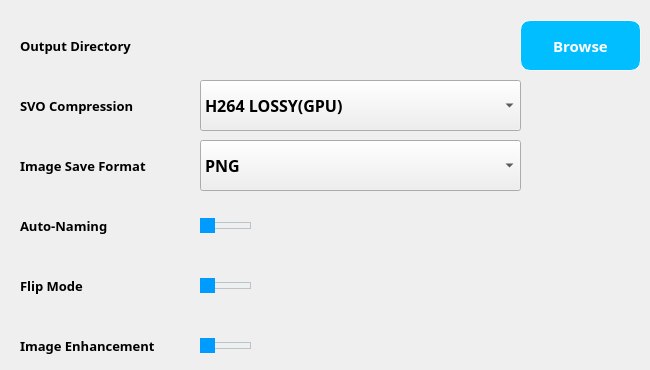
       <widget class="QWidget" name="page">
        <widget class="QLabel" name="Output">
         <property name="geometry">
          <rect>
           <x>20</x>
           <y>30</y>
           <width>151</width>
           <height>31</height>
          </rect>
         </property>
         <property name="font">
          <font>
           <family>.PingFang SC</family>
           <pointsize>10</pointsize>
           <weight>75</weight>
           <bold>true</bold>
          </font>
         </property>
         <property name="styleSheet">
          <string notr="true">QLabel {
    font-weight: bold; 
}
</string>
         </property>
         <property name="text">
          <string>Output Directory</string>
         </property>
        </widget>
        <widget class="QLabel" name="label_5">
         <property name="geometry">
          <rect>
           <x>20</x>
           <y>270</y>
           <width>151</width>
           <height>31</height>
          </rect>
         </property>
         <property name="font">
          <font>
           <family>.PingFang SC</family>
           <pointsize>10</pointsize>
           <weight>75</weight>
           <bold>true</bold>
          </font>
         </property>
         <property name="styleSheet">
          <string notr="true">QLabel {
    font-weight: bold; 
}
</string>
         </property>
         <property name="text">
          <string>Flip Mode</string>
         </property>
        </widget>
        <widget class="QLabel" name="Auto">
         <property name="geometry">
          <rect>
           <x>20</x>
           <y>210</y>
           <width>151</width>
           <height>31</height>
          </rect>
         </property>
         <property name="font">
          <font>
           <family>.PingFang SC</family>
           <pointsize>10</pointsize>
           <weight>75</weight>
           <bold>true</bold>
          </font>
         </property>
         <property name="styleSheet">
          <string notr="true">QLabel {
    font-weight: bold; 
}
</string>
         </property>
         <property name="text">
          <string>Auto-Naming</string>
         </property>
        </widget>
        <widget class="QLabel" name="SVO">
         <property name="geometry">
          <rect>
           <x>20</x>
           <y>90</y>
           <width>151</width>
           <height>31</height>
          </rect>
         </property>
         <property name="font">
          <font>
           <family>.PingFang SC</family>
           <pointsize>10</pointsize>
           <weight>75</weight>
           <bold>true</bold>
          </font>
         </property>
         <property name="styleSheet">
          <string notr="true">QLabel {
    font-weight: bold; 
}
</string>
         </property>
         <property name="text">
          <string>SVO Compression</string>
         </property>
        </widget>
        <widget class="QLabel" name="Image">
         <property name="geometry">
          <rect>
           <x>20</x>
           <y>150</y>
           <width>161</width>
           <height>31</height>
          </rect>
         </property>
         <property name="font">
          <font>
           <family>.PingFang SC</family>
           <pointsize>10</pointsize>
           <weight>75</weight>
           <bold>true</bold>
          </font>
         </property>
         <property name="styleSheet">
          <string notr="true">QLabel {
    font-weight: bold; 
}
</string>
         </property>
         <property name="text">
          <string>Image Save Format</string>
         </property>
        </widget>
        <widget class="QPushButton" name="pushButton_5">
         <property name="geometry">
          <rect>
           <x>520</x>
           <y>20</y>
           <width>121</width>
           <height>51</height>
          </rect>
         </property>
         <property name="font">
          <font>
           <family>.PingFang SC</family>
           <pointsize>11</pointsize>
           <weight>75</weight>
           <bold>true</bold>
          </font>
         </property>
         <property name="layoutDirection">
          <enum>Qt::LeftToRight</enum>
         </property>
         <property name="styleSheet">
          <string notr="true">QPushButton {
    background-color: rgb(0, 190, 255); 
    color: white; 
    border: 1px solid white; 
    padding: 5px 10px; 
    border-radius: 10px; 
}
</string>
         </property>
         <property name="text">
          <string>Browse</string>
         </property>
        </widget>
        <widget class="QComboBox" name="comboBox">
         <property name="geometry">
          <rect>
           <x>200</x>
           <y>80</y>
           <width>321</width>
           <height>51</height>
          </rect>
         </property>
         <property name="font">
          <font>
           <family>.PingFang SC</family>
           <pointsize>12</pointsize>
           <weight>75</weight>
           <bold>true</bold>
          </font>
         </property>
         <property name="styleSheet">
          <string notr="true">QComboBox {
    font-weight: bold; 
}
</string>
         </property>
         <property name="currentText">
          <string>H264 LOSSY(GPU)</string>
         </property>
         <item>
          <property name="text">
           <string>H264 LOSSY(GPU)</string>
          </property>
         </item>
         <item>
          <property name="text">
           <string>H265</string>
          </property>
         </item>
        </widget>
        <widget class="QLabel" name="label_4">
         <property name="geometry">
          <rect>
           <x>20</x>
           <y>330</y>
           <width>151</width>
           <height>31</height>
          </rect>
         </property>
         <property name="font">
          <font>
           <family>.PingFang SC</family>
           <pointsize>10</pointsize>
           <weight>75</weight>
           <bold>true</bold>
          </font>
         </property>
         <property name="styleSheet">
          <string notr="true">QLabel {
    font-weight: bold; 
}
</string>
         </property>
         <property name="text">
          <string>Image Enhancement</string>
         </property>
        </widget>
        <widget class="QComboBox" name="comboBox_2">
         <property name="geometry">
          <rect>
           <x>200</x>
           <y>140</y>
           <width>321</width>
           <height>51</height>
          </rect>
         </property>
         <property name="font">
          <font>
           <family>.PingFang SC</family>
           <pointsize>12</pointsize>
           <weight>75</weight>
           <bold>true</bold>
          </font>
         </property>
         <property name="styleSheet">
          <string notr="true">QComboBox {
    font-weight: bold; 
}
</string>
         </property>
         <property name="currentText">
          <string>PNG</string>
         </property>
         <item>
          <property name="text">
           <string>PNG</string>
          </property>
         </item>
        </widget>
        <widget class="QSlider" name="horizontalSlider">
         <property name="geometry">
          <rect>
           <x>200</x>
           <y>210</y>
           <width>51</width>
           <height>31</height>
          </rect>
         </property>
         <property name="styleSheet">
          <string notr="true">QSlider::handle:horizontal {
    width: 50px; 
    background-color: rgb(0, 155, 255); 
    border-radius: 25px; 
     border-radius: 10px;
}
    

QSlider::add-page:horizontal, QSlider::sub-page:horizontal {
    background: #ecf0f1; 
    border: 1px solid #bdc3c7; 
    border-radius: 4px; 
}


</string>
         </property>
         <property name="maximum">
          <number>1</number>
         </property>
         <property name="orientation">
          <enum>Qt::Horizontal</enum>
         </property>
         <property name="tickInterval">
          <number>1</number>
         </property>
        </widget>
        <widget class="QSlider" name="horizontalSlider_2">
         <property name="geometry">
          <rect>
           <x>200</x>
           <y>270</y>
           <width>51</width>
           <height>31</height>
          </rect>
         </property>
         <property name="styleSheet">
          <string notr="true">QSlider::handle:horizontal {
    width: 50px; 
    background-color: rgb(0, 155, 255); 
    border-radius: 25px; 
}
    

QSlider::add-page:horizontal, QSlider::sub-page:horizontal {
    background: #ecf0f1; 
    border: 1px solid #bdc3c7; 
    border-radius: 4px; 
}


</string>
         </property>
         <property name="maximum">
          <number>1</number>
         </property>
         <property name="orientation">
          <enum>Qt::Horizontal</enum>
         </property>
         <property name="tickInterval">
          <number>1</number>
         </property>
        </widget>
        <widget class="QSlider" name="horizontalSlider_3">
         <property name="geometry">
          <rect>
           <x>200</x>
           <y>330</y>
           <width>51</width>
           <height>31</height>
          </rect>
         </property>
         <property name="styleSheet">
          <string notr="true">QSlider::handle:horizontal {
    width: 50px; 
    background-color: rgb(0, 155, 255); 
    border-radius: 25px; 
}

QSlider::add-page:horizontal, QSlider::sub-page:horizontal {
    background: #ecf0f1; 
    border: 1px solid #bdc3c7; 
    border-radius: 4px; 
}


</string>
         </property>
         <property name="maximum">
          <number>1</number>
         </property>
         <property name="orientation">
          <enum>Qt::Horizontal</enum>
         </property>
         <property name="tickInterval">
          <number>1</number>
         </property>
        </widget>
        <widget class="QLabel" name="label_74">
         <property name="geometry">
          <rect>
           <x>200</x>
           <y>20</y>
           <width>311</width>
           <height>51</height>
          </rect>
         </property>
         <property name="text">
          <string/>
         </property>
        </widget>
       </widget>
